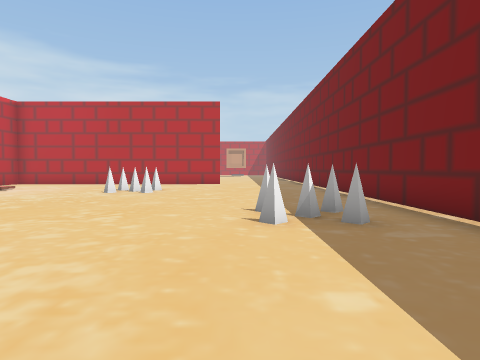
View 1 (above)

18 first-person views from a walk through a 3-D level made in the Unity game engine. The camera is 1.5 m above the floor, tilts 2° down and sees 75° across. The floor is counted in squares, 2 m on a side. Each view is taken from the middle of a square. On the plan, view 1 faces up. The plan holds only what a view shows up to about 10 squares ahead; the rest is blank. The place goes on beyond the plan. The player is left out. Some animated figures are not drawn.

View 2
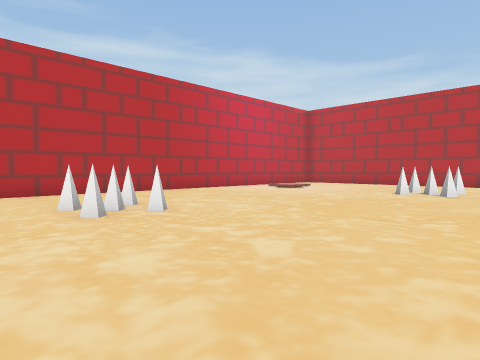

View 3
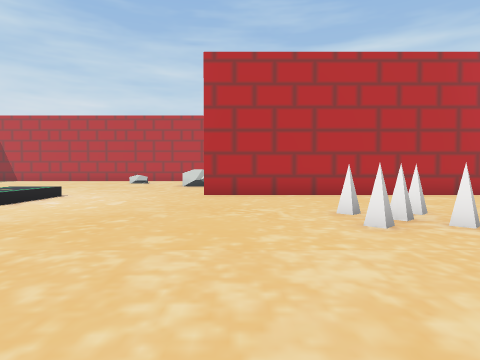

View 4
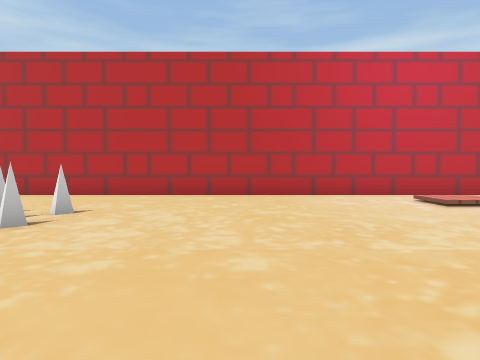

View 5
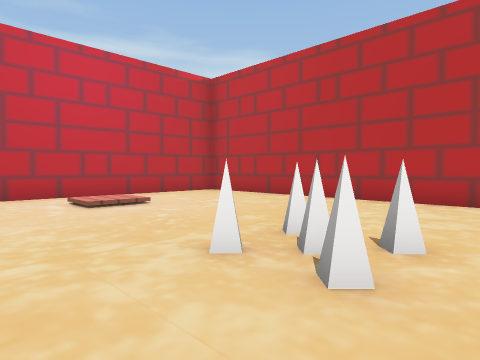

View 6
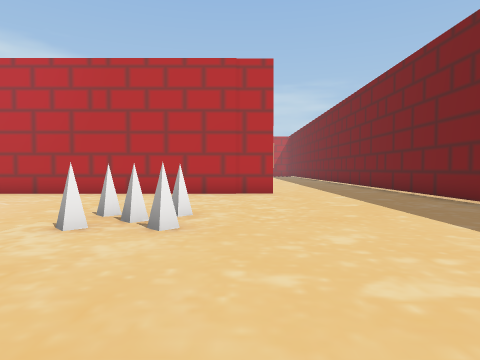

View 7
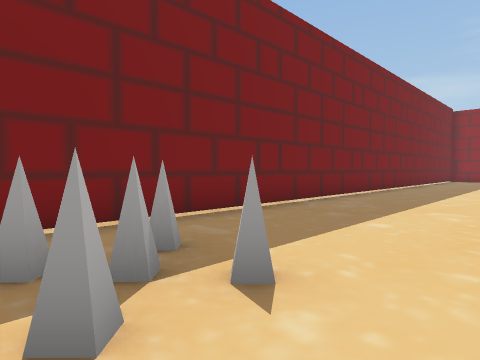

View 8
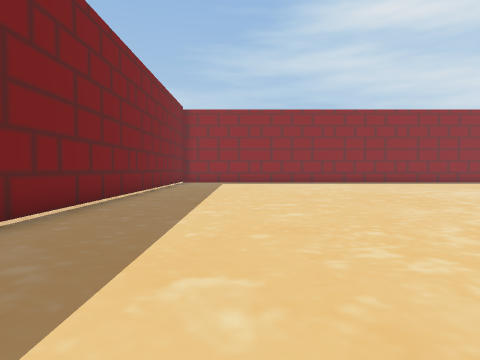

View 9
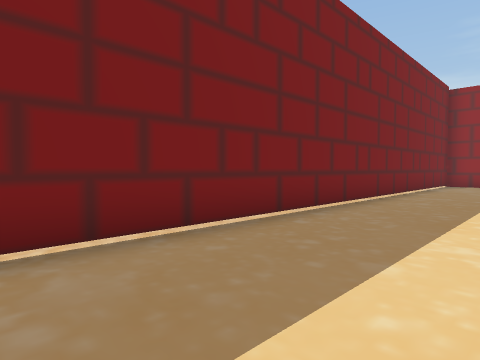

View 10
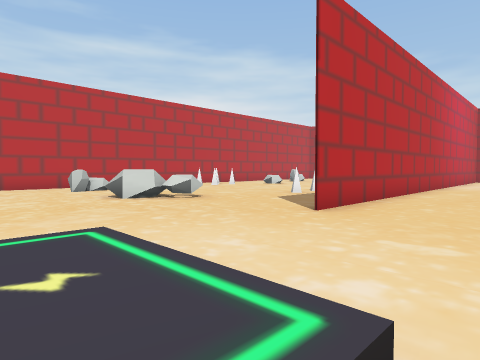

View 11
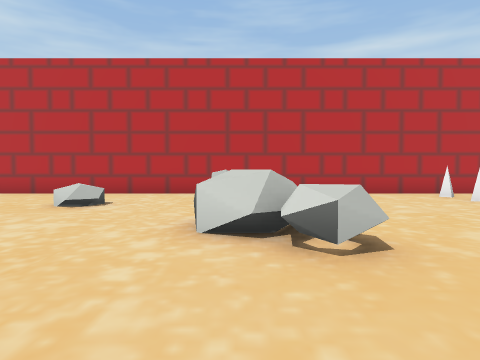

View 12
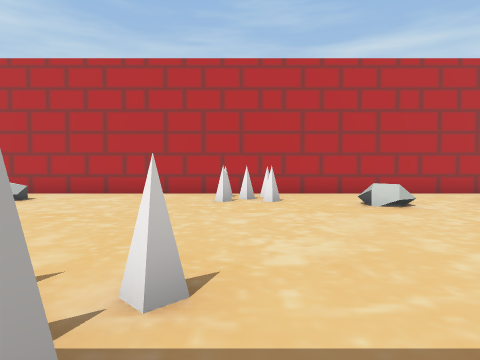

View 13
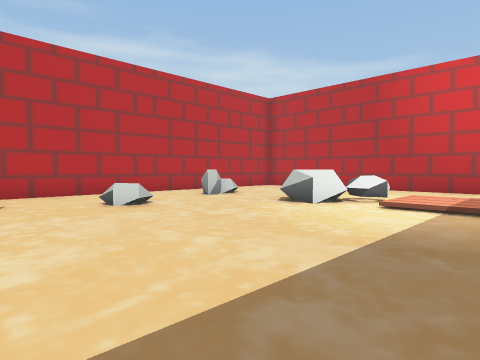

View 14
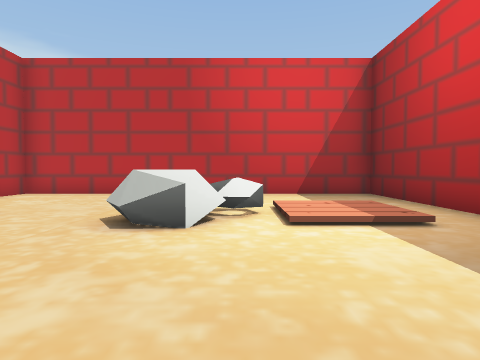

View 15
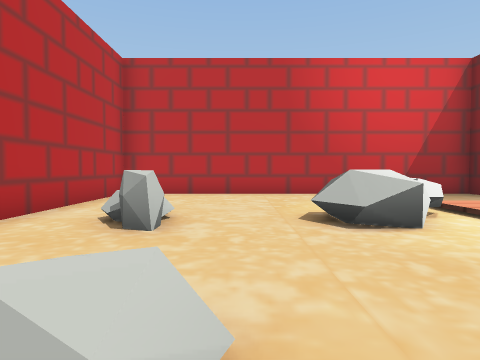

View 16
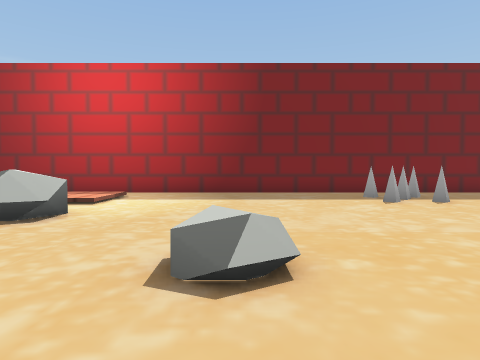

View 17
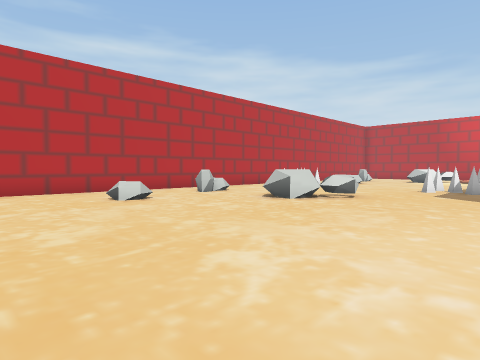

View 18
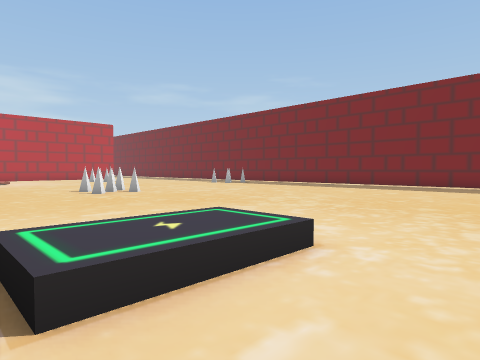

### Floor plan
Key: @ floor where view 1 was taken; # wall or solid block; . main floor; : floor 0.25 m higher than the main floor; + floor 0.5 m higher than the main floor; / step, stairs or slope; = window, fence, low wall or low ledge; ^ raised ledge; S spikes.
Columns run from 22 left of view 1 to 4 right of it. Each row starts with its distance up from view 1.
 16 ######################....#
 15 #..........# .............#
 14 #..........#..............#
 13 #..........#..............#
 12 #......./ .#..............
 11 #.=..=^^::.#.:/...SS.....
 10 #..#..^.//.#.//...SS..... #
  9 #..........#..............#
  8 #..........#..............#
  7 #..==......#..............#
  6 #..........#..............#
  5 #..S.......#...........S..#
  4 #.S........#..............#
  3 #........S.#...SS.........#
  2 #.......S..#...SS.........#
  1 #..........#..............#
  0 #..........#..........@...#
 -1 #...  ^^...#..............#
 -2 #. =.^^...................#
 -3 #.........................#
 -4 #.........................#
 -5 #..=........//............#
 -6 #...........++............#
 -7 #.........................#
 -8 #.........................#
 -9 #.     .....           ...#

Where each view was taken, in squares from view 1:
view 1: 0 up, 0 right, facing up
view 2: 0 up, 1 left, facing up-left
view 3: 0 up, 2 left, facing left
view 4: 6 up, 2 left, facing left
view 5: 8 up, 2 left, facing up-left
view 6: 6 up, 2 left, facing up
view 7: 6 up, 1 left, facing down-right
view 8: 2 up, 0 right, facing down
view 9: 0 up, 0 right, facing down-right
view 10: 6 down, 8 left, facing up-left
view 11: 2 down, 12 left, facing left
view 12: 4 up, 12 left, facing left
view 13: 4 up, 12 left, facing up-left
view 14: 6 up, 15 left, facing up
view 15: 6 up, 18 left, facing up
view 16: 7 up, 21 left, facing right
view 17: 9 down, 11 left, facing up-left
view 18: 8 down, 11 left, facing up-right
